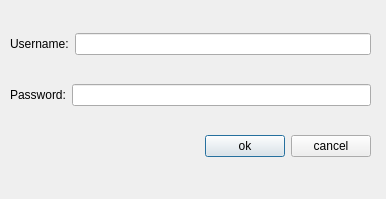
<?xml version="1.0" encoding="UTF-8"?>
<ui version="4.0">
 <class>Dialog</class>
 <widget class="QDialog" name="Dialog">
  <property name="geometry">
   <rect>
    <x>0</x>
    <y>0</y>
    <width>386</width>
    <height>199</height>
   </rect>
  </property>
  <property name="windowTitle">
   <string>Username and Password</string>
  </property>
  <property name="sizeGripEnabled">
   <bool>false</bool>
  </property>
  <widget class="QWidget" name="verticalLayoutWidget">
   <property name="geometry">
    <rect>
     <x>10</x>
     <y>10</y>
     <width>361</width>
     <height>171</height>
    </rect>
   </property>
   <layout class="QVBoxLayout" name="verticalLayout">
    <item>
     <layout class="QHBoxLayout" name="horizontalLayout_3">
      <item>
       <widget class="QLabel" name="label_2">
        <property name="text">
         <string>Username:</string>
        </property>
       </widget>
      </item>
      <item>
       <widget class="QLineEdit" name="lineEdit">
        <property name="minimumSize">
         <size>
          <width>250</width>
          <height>0</height>
         </size>
        </property>
       </widget>
      </item>
     </layout>
    </item>
    <item>
     <layout class="QHBoxLayout" name="horizontalLayout_2">
      <item>
       <widget class="QLabel" name="label">
        <property name="text">
         <string>Password:</string>
        </property>
       </widget>
      </item>
      <item>
       <widget class="QLineEdit" name="lineEdit_2">
        <property name="minimumSize">
         <size>
          <width>250</width>
          <height>0</height>
         </size>
        </property>
       </widget>
      </item>
     </layout>
    </item>
    <item>
     <layout class="QHBoxLayout" name="horizontalLayout">
      <item>
       <spacer name="horizontalSpacer">
        <property name="orientation">
         <enum>Qt::Horizontal</enum>
        </property>
        <property name="sizeHint" stdset="0">
         <size>
          <width>40</width>
          <height>20</height>
         </size>
        </property>
       </spacer>
      </item>
      <item>
       <widget class="QPushButton" name="pushButton_ok">
        <property name="text">
         <string>ok</string>
        </property>
       </widget>
      </item>
      <item>
       <widget class="QPushButton" name="pushButton_cancel">
        <property name="text">
         <string>cancel</string>
        </property>
       </widget>
      </item>
     </layout>
    </item>
   </layout>
  </widget>
 </widget>
 <resources/>
 <connections/>
</ui>
